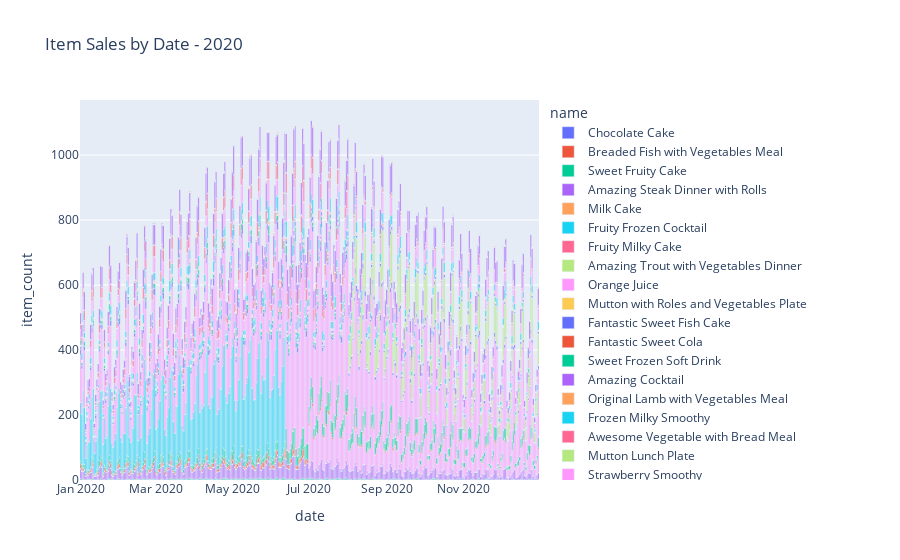

Notebook code for this chart:
### Code cell
fig = px.bar(df_plot, x = 'date', y = 'item_count', color = 'name', title= f'Item Sales by Date - {SINGLE_YEAR}')
fig.update_layout(bargap = 0.0, bargroupgap = 0.0)
fig.show()
